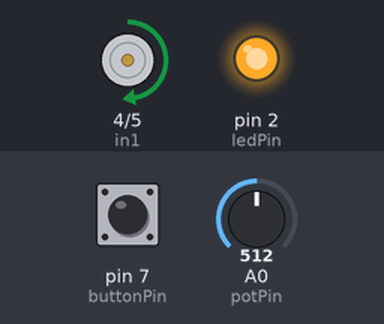
The sketch below on a simulated Arduino Uno, built with avr-gcc and run on an emulated ATmega328P. Parts: motor-driver pin pairs drawn as motors (green arrow = first pin HIGH = forward, orange = second pin HIGH = backward, longer = more drive, scaled by the enable pin), output pins drawn as LEDs (lit = HIGH). Inputs (shaded band) come from the test bench; at power-on: A0 (potPin) = 512, pin 7 (buttonPin) HIGH.

Above: at 1.2 s.
1.3 s: A0 (potPin) set to 716
At 2.3 s:
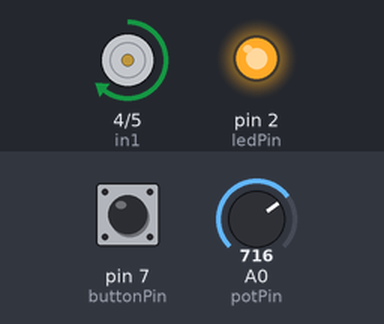
2.8 s: pin 7 (buttonPin) pulled LOW for 0.15 s
At 3.6 s:
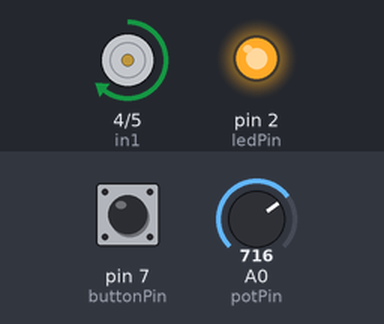
4.4 s: A0 (potPin) set to 900
At 5.4 s:
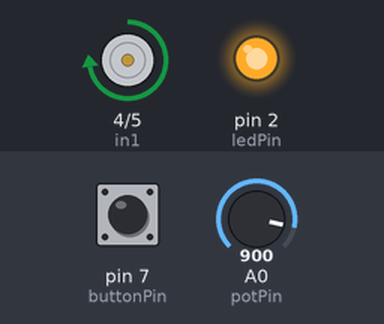
5.9 s: pin 7 (buttonPin) pulled LOW for 1 s
At 7.1 s:
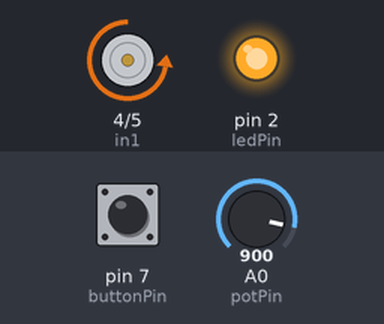
8.4 s: A0 (potPin) set to 511
At 9.1 s:
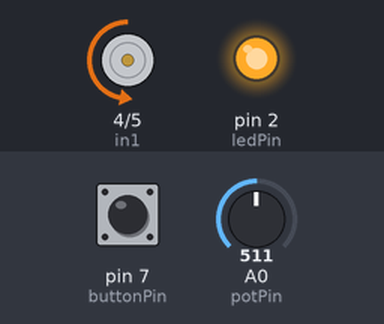
9.9 s: A0 (potPin) set to 122
At 11.2 s:
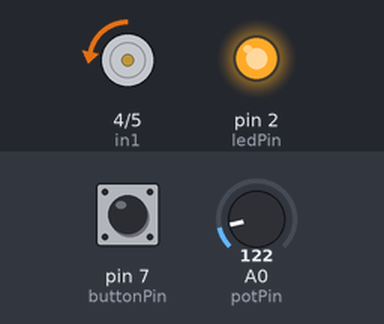
Timing chart, 0 to 12.4 s (numbered marks = the images above; inputs shaded):
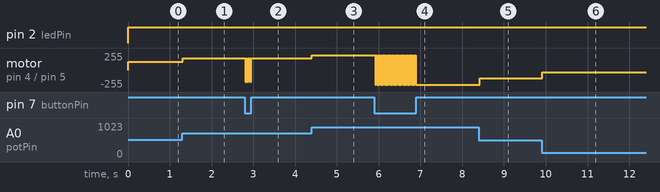

The sketch:

nano_motor_5V_L298N_H_bridge.ino
```cpp
/*
Controls small DC motor AMS1141M by using H-bridge L298N.
*/
const int potPin = A0;
// PWM pin to control motor speed
const int enA = 3;
// Input pins to control motor spinning direction
const int in1 = 4;
const int in2 = 5;

const int ledPin = 2;
const int buttonPin = 7;
bool direction = 0;

void setup() {
pinMode(enA, OUTPUT);
pinMode(in1, OUTPUT);
pinMode(in2, OUTPUT);
pinMode(ledPin, OUTPUT);
pinMode(buttonPin, INPUT_PULLUP);

}

void loop() {
  int potPos = analogRead(potPin);
  int motorSpeed = map(potPos, 0, 1023, 0, 255);
  if (motorSpeed > 3) {
    digitalWrite(ledPin, HIGH);
  } else {
    digitalWrite(ledPin, LOW);
  }
  analogWrite(enA, motorSpeed);
  bool buttonState = digitalRead(buttonPin);
  if (buttonState == LOW) {
    direction = !direction;
  }
  if (direction == 0) {
    digitalWrite(in1, HIGH);
    digitalWrite(in2, LOW);
  } else if (direction == 1) {
    digitalWrite(in1, LOW);
    digitalWrite(in2, HIGH);
  }
  delay(20);
}
```

Measured:
- after the input at 1.3 s, motor on pin 4 (in1) / pin 5 (in2): forward 127/255 → forward 178/255 at once
- after the input at 2.8 s, motor on pin 4 (in1) / pin 5 (in2): alternates forward 178/255 for 0.02 s and backward 178/255 for 0.02 s, 8 changes in all, then stays forward 178/255, starting at once
- after the input at 4.4 s, motor on pin 4 (in1) / pin 5 (in2): forward 178/255 → forward 224/255 at once
- after the input at 5.9 s, motor on pin 4 (in1) / pin 5 (in2): alternates forward 224/255 for 0.02 s and backward 224/255 for 0.02 s, 49 changes in all, then stays backward 224/255, starting at once
- after the input at 8.4 s, motor on pin 4 (in1) / pin 5 (in2): backward 224/255 → backward 127/255 at once
- after the input at 9.9 s, motor on pin 4 (in1) / pin 5 (in2): backward 127/255 → backward 30/255 at once
